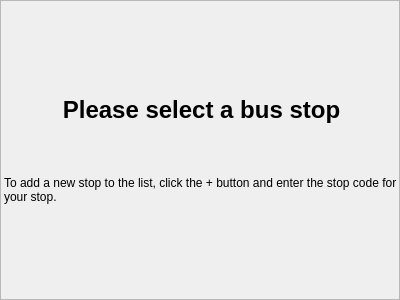
<?xml version="1.0" encoding="UTF-8"?>
<ui version="4.0">
 <class>NoStopSelectedWidget</class>
 <widget class="QWidget" name="NoStopSelectedWidget">
  <property name="geometry">
   <rect>
    <x>0</x>
    <y>0</y>
    <width>400</width>
    <height>300</height>
   </rect>
  </property>
  <property name="windowTitle">
   <string>Form</string>
  </property>
  <layout class="QVBoxLayout" name="verticalLayout_2">
   <property name="leftMargin">
    <number>0</number>
   </property>
   <property name="topMargin">
    <number>0</number>
   </property>
   <property name="rightMargin">
    <number>0</number>
   </property>
   <property name="bottomMargin">
    <number>0</number>
   </property>
   <item>
    <layout class="QVBoxLayout" name="verticalLayout">
     <item>
      <widget class="QLabel" name="label">
       <property name="frameShape">
        <enum>QFrame::StyledPanel</enum>
       </property>
       <property name="text">
        <string>&lt;html&gt;&lt;head/&gt;&lt;body&gt;&lt;p align=&quot;center&quot;&gt;&lt;span style=&quot; font-size:18pt; font-weight:600;&quot;&gt;Please select a bus stop&lt;/span&gt;&lt;/p&gt;&lt;p&gt;&lt;br/&gt;&lt;/p&gt;&lt;p&gt;To add a new stop to the list, click the + button and enter the stop code for your stop.&lt;/p&gt;&lt;/body&gt;&lt;/html&gt;</string>
       </property>
       <property name="wordWrap">
        <bool>true</bool>
       </property>
      </widget>
     </item>
    </layout>
   </item>
  </layout>
 </widget>
 <resources/>
 <connections/>
</ui>
